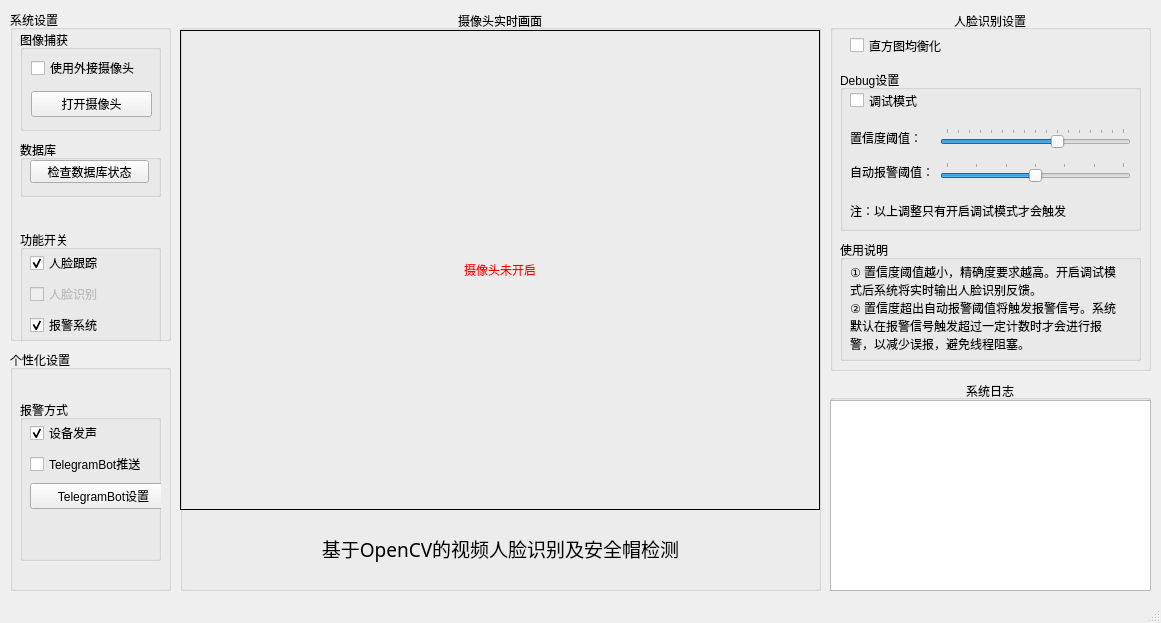
<?xml version="1.0" encoding="UTF-8"?>
<ui version="4.0">
 <class>CoreUI</class>
 <widget class="QMainWindow" name="CoreUI">
  <property name="geometry">
   <rect>
    <x>0</x>
    <y>0</y>
    <width>1161</width>
    <height>623</height>
   </rect>
  </property>
  <property name="windowTitle">
   <string>OpenCV Face Recognition System - Core</string>
  </property>
  <widget class="QWidget" name="centralwidget">
   <widget class="QGroupBox" name="faceRecognizerSettingsLogGroupBox">
    <property name="geometry">
     <rect>
      <x>830</x>
      <y>10</y>
      <width>321</width>
      <height>361</height>
     </rect>
    </property>
    <property name="title">
     <string>人脸识别设置</string>
    </property>
    <property name="alignment">
     <set>Qt::AlignCenter</set>
    </property>
    <widget class="QGroupBox" name="debugGroupBox">
     <property name="geometry">
      <rect>
       <x>10</x>
       <y>60</y>
       <width>301</width>
       <height>161</height>
      </rect>
     </property>
     <property name="title">
      <string>Debug设置</string>
     </property>
     <property name="checkable">
      <bool>false</bool>
     </property>
     <property name="checked">
      <bool>false</bool>
     </property>
     <widget class="QCheckBox" name="debugCheckBox">
      <property name="geometry">
       <rect>
        <x>10</x>
        <y>20</y>
        <width>71</width>
        <height>21</height>
       </rect>
      </property>
      <property name="text">
       <string>调试模式</string>
      </property>
     </widget>
     <widget class="QLabel" name="debugLabel">
      <property name="geometry">
       <rect>
        <x>10</x>
        <y>130</y>
        <width>221</width>
        <height>21</height>
       </rect>
      </property>
      <property name="text">
       <string>注：以上调整只有开启调试模式才会触发</string>
      </property>
     </widget>
     <widget class="QWidget" name="layoutWidget">
      <property name="geometry">
       <rect>
        <x>10</x>
        <y>50</y>
        <width>281</width>
        <height>71</height>
       </rect>
      </property>
      <layout class="QGridLayout" name="debugGridLayout">
       <item row="1" column="0">
        <widget class="QLabel" name="autoAlarmThresholdLabel">
         <property name="text">
          <string>自动报警阈值：</string>
         </property>
         <property name="alignment">
          <set>Qt::AlignLeading|Qt::AlignLeft|Qt::AlignVCenter</set>
         </property>
        </widget>
       </item>
       <item row="0" column="0">
        <widget class="QLabel" name="confidenceThresholdLabel">
         <property name="text">
          <string>置信度阈值：</string>
         </property>
         <property name="alignment">
          <set>Qt::AlignLeading|Qt::AlignLeft|Qt::AlignVCenter</set>
         </property>
        </widget>
       </item>
       <item row="1" column="1">
        <widget class="QSlider" name="autoAlarmThresholdSlider">
         <property name="minimum">
          <number>50</number>
         </property>
         <property name="maximum">
          <number>80</number>
         </property>
         <property name="singleStep">
          <number>1</number>
         </property>
         <property name="pageStep">
          <number>5</number>
         </property>
         <property name="value">
          <number>65</number>
         </property>
         <property name="orientation">
          <enum>Qt::Horizontal</enum>
         </property>
         <property name="tickPosition">
          <enum>QSlider::TicksAbove</enum>
         </property>
        </widget>
       </item>
       <item row="0" column="1">
        <widget class="QSlider" name="confidenceThresholdSlider">
         <property name="maximum">
          <number>80</number>
         </property>
         <property name="singleStep">
          <number>1</number>
         </property>
         <property name="pageStep">
          <number>5</number>
         </property>
         <property name="value">
          <number>50</number>
         </property>
         <property name="orientation">
          <enum>Qt::Horizontal</enum>
         </property>
         <property name="tickPosition">
          <enum>QSlider::TicksAbove</enum>
         </property>
        </widget>
       </item>
      </layout>
     </widget>
    </widget>
    <widget class="QGroupBox" name="tipsGroupBox">
     <property name="geometry">
      <rect>
       <x>10</x>
       <y>230</y>
       <width>301</width>
       <height>121</height>
      </rect>
     </property>
     <property name="title">
      <string>使用说明</string>
     </property>
     <widget class="QLabel" name="autoAlarmTipLabel">
      <property name="geometry">
       <rect>
        <x>10</x>
        <y>60</y>
        <width>271</width>
        <height>51</height>
       </rect>
      </property>
      <property name="text">
       <string>② 置信度超出自动报警阈值将触发报警信号。系统默认在报警信号触发超过一定计数时才会进行报警，以减少误报，避免线程阻塞。</string>
      </property>
      <property name="wordWrap">
       <bool>true</bool>
      </property>
     </widget>
     <widget class="QLabel" name="confidenceTipLabel">
      <property name="geometry">
       <rect>
        <x>10</x>
        <y>20</y>
        <width>271</width>
        <height>41</height>
       </rect>
      </property>
      <property name="text">
       <string>① 置信度阈值越小，精确度要求越高。开启调试模式后系统将实时输出人脸识别反馈。</string>
      </property>
      <property name="wordWrap">
       <bool>true</bool>
      </property>
     </widget>
    </widget>
    <widget class="QCheckBox" name="equalizeHistCheckBox">
     <property name="geometry">
      <rect>
       <x>20</x>
       <y>25</y>
       <width>101</width>
       <height>21</height>
      </rect>
     </property>
     <property name="text">
      <string>直方图均衡化</string>
     </property>
    </widget>
   </widget>
   <widget class="QGroupBox" name="systemSettingsGroupBox">
    <property name="geometry">
     <rect>
      <x>10</x>
      <y>10</y>
      <width>161</width>
      <height>331</height>
     </rect>
    </property>
    <property name="title">
     <string>系统设置</string>
    </property>
    <widget class="QGroupBox" name="functionGroupBox">
     <property name="geometry">
      <rect>
       <x>10</x>
       <y>220</y>
       <width>141</width>
       <height>151</height>
      </rect>
     </property>
     <property name="title">
      <string>功能开关</string>
     </property>
     <widget class="QWidget" name="layoutWidget_3">
      <property name="geometry">
       <rect>
        <x>10</x>
        <y>20</y>
        <width>121</width>
        <height>91</height>
       </rect>
      </property>
      <layout class="QVBoxLayout" name="functionVerticalLayout">
       <item>
        <widget class="QCheckBox" name="faceTrackerCheckBox">
         <property name="enabled">
          <bool>true</bool>
         </property>
         <property name="text">
          <string>人脸跟踪</string>
         </property>
         <property name="checked">
          <bool>true</bool>
         </property>
        </widget>
       </item>
       <item>
        <widget class="QCheckBox" name="faceRecognizerCheckBox">
         <property name="enabled">
          <bool>false</bool>
         </property>
         <property name="toolTip">
          <string>数据库未完成初始化，请检查</string>
         </property>
         <property name="text">
          <string>人脸识别</string>
         </property>
        </widget>
       </item>
       <item>
        <widget class="QCheckBox" name="panalarmCheckBox">
         <property name="text">
          <string>报警系统</string>
         </property>
         <property name="checked">
          <bool>true</bool>
         </property>
        </widget>
       </item>
      </layout>
     </widget>
    </widget>
    <widget class="QGroupBox" name="webcamGroupBox">
     <property name="geometry">
      <rect>
       <x>10</x>
       <y>20</y>
       <width>141</width>
       <height>101</height>
      </rect>
     </property>
     <property name="title">
      <string>图像捕获</string>
     </property>
     <widget class="QWidget" name="layoutWidget_4">
      <property name="geometry">
       <rect>
        <x>11</x>
        <y>21</y>
        <width>121</width>
        <height>71</height>
       </rect>
      </property>
      <layout class="QVBoxLayout" name="webcamVerticalLayout">
       <item>
        <widget class="QCheckBox" name="useExternalCameraCheckBox">
         <property name="text">
          <string>使用外接摄像头</string>
         </property>
        </widget>
       </item>
       <item>
        <widget class="QPushButton" name="startWebcamButton">
         <property name="cursor">
          <cursorShape>PointingHandCursor</cursorShape>
         </property>
         <property name="text">
          <string>打开摄像头</string>
         </property>
         <property name="autoDefault">
          <bool>false</bool>
         </property>
         <property name="default">
          <bool>false</bool>
         </property>
         <property name="flat">
          <bool>false</bool>
         </property>
        </widget>
       </item>
      </layout>
     </widget>
    </widget>
    <widget class="QGroupBox" name="dbGroupBox">
     <property name="geometry">
      <rect>
       <x>10</x>
       <y>130</y>
       <width>141</width>
       <height>57</height>
      </rect>
     </property>
     <property name="title">
      <string>数据库</string>
     </property>
     <widget class="QPushButton" name="initDbButton">
      <property name="geometry">
       <rect>
        <x>10</x>
        <y>20</y>
        <width>119</width>
        <height>23</height>
       </rect>
      </property>
      <property name="cursor">
       <cursorShape>PointingHandCursor</cursorShape>
      </property>
      <property name="text">
       <string>检查数据库状态</string>
      </property>
      <property name="autoDefault">
       <bool>false</bool>
      </property>
     </widget>
    </widget>
   </widget>
   <widget class="QGroupBox" name="personalizedSettingsGroupBox">
    <property name="geometry">
     <rect>
      <x>10</x>
      <y>350</y>
      <width>161</width>
      <height>241</height>
     </rect>
    </property>
    <property name="title">
     <string>个性化设置</string>
    </property>
    <widget class="QGroupBox" name="alarmWaysGroupBox">
     <property name="geometry">
      <rect>
       <x>10</x>
       <y>50</y>
       <width>141</width>
       <height>161</height>
      </rect>
     </property>
     <property name="title">
      <string>报警方式</string>
     </property>
     <property name="checkable">
      <bool>false</bool>
     </property>
     <widget class="QWidget" name="layoutWidget_2">
      <property name="geometry">
       <rect>
        <x>10</x>
        <y>20</y>
        <width>147</width>
        <height>91</height>
       </rect>
      </property>
      <layout class="QVBoxLayout" name="alarmWaysVerticalLayout">
       <item>
        <widget class="QCheckBox" name="bellCheckBox">
         <property name="text">
          <string>设备发声</string>
         </property>
         <property name="checked">
          <bool>true</bool>
         </property>
        </widget>
       </item>
       <item>
        <widget class="QCheckBox" name="telegramBotPushCheckBox">
         <property name="text">
          <string>TelegramBot推送</string>
         </property>
        </widget>
       </item>
       <item>
        <widget class="QPushButton" name="telegramBotSettingsButton">
         <property name="text">
          <string>TelegramBot设置</string>
         </property>
         <property name="autoDefault">
          <bool>false</bool>
         </property>
        </widget>
       </item>
      </layout>
     </widget>
    </widget>
   </widget>
   <widget class="QGroupBox" name="logGroupBox">
    <property name="geometry">
     <rect>
      <x>830</x>
      <y>380</y>
      <width>321</width>
      <height>211</height>
     </rect>
    </property>
    <property name="title">
     <string>系统日志</string>
    </property>
    <property name="alignment">
     <set>Qt::AlignCenter</set>
    </property>
    <widget class="QTextEdit" name="logTextEdit">
     <property name="geometry">
      <rect>
       <x>0</x>
       <y>20</y>
       <width>321</width>
       <height>191</height>
      </rect>
     </property>
    </widget>
   </widget>
   <widget class="QGroupBox" name="realTimeCaptureGroupBox">
    <property name="geometry">
     <rect>
      <x>180</x>
      <y>10</y>
      <width>641</width>
      <height>581</height>
     </rect>
    </property>
    <property name="title">
     <string>摄像头实时画面</string>
    </property>
    <property name="alignment">
     <set>Qt::AlignCenter</set>
    </property>
    <property name="flat">
     <bool>false</bool>
    </property>
    <widget class="QLabel" name="realTimeCaptureLabel">
     <property name="geometry">
      <rect>
       <x>0</x>
       <y>20</y>
       <width>640</width>
       <height>480</height>
      </rect>
     </property>
     <property name="frameShape">
      <enum>QFrame::Box</enum>
     </property>
     <property name="text">
      <string>&lt;font color=red&gt;摄像头未开启&lt;/font&gt;</string>
     </property>
     <property name="alignment">
      <set>Qt::AlignCenter</set>
     </property>
    </widget>
    <widget class="QLabel" name="aboutLabel">
     <property name="geometry">
      <rect>
       <x>50</x>
       <y>520</y>
       <width>541</width>
       <height>36</height>
      </rect>
     </property>
     <property name="font">
      <font>
       <family>楷体</family>
       <pointsize>14</pointsize>
      </font>
     </property>
     <property name="text">
      <string>基于OpenCV的视频人脸识别及安全帽检测</string>
     </property>
     <property name="alignment">
      <set>Qt::AlignCenter</set>
     </property>
    </widget>
   </widget>
  </widget>
  <widget class="QStatusBar" name="statusbar"/>
 </widget>
 <resources/>
 <connections/>
</ui>
